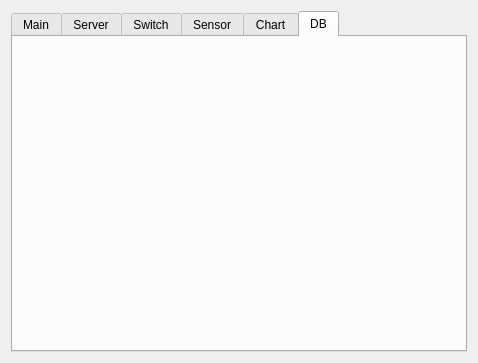
<?xml version="1.0" encoding="UTF-8"?>
<ui version="4.0">
 <class>MainWidget</class>
 <widget class="QWidget" name="MainWidget">
  <property name="geometry">
   <rect>
    <x>0</x>
    <y>0</y>
    <width>478</width>
    <height>363</height>
   </rect>
  </property>
  <property name="windowTitle">
   <string>MainWidget</string>
  </property>
  <layout class="QVBoxLayout" name="verticalLayout">
   <item>
    <widget class="QTabWidget" name="tabWidget">
     <property name="currentIndex">
      <number>5</number>
     </property>
     <widget class="QWidget" name="pTab1">
      <attribute name="title">
       <string>Main</string>
      </attribute>
     </widget>
     <widget class="QWidget" name="pTab2">
      <attribute name="title">
       <string>Server</string>
      </attribute>
     </widget>
     <widget class="QWidget" name="pTab3">
      <attribute name="title">
       <string>Switch</string>
      </attribute>
     </widget>
     <widget class="QWidget" name="pTab4">
      <attribute name="title">
       <string>Sensor</string>
      </attribute>
     </widget>
     <widget class="QWidget" name="pTab5">
      <attribute name="title">
       <string>Chart</string>
      </attribute>
     </widget>
     <widget class="QWidget" name="pTab6">
      <attribute name="title">
       <string>DB</string>
      </attribute>
     </widget>
    </widget>
   </item>
  </layout>
 </widget>
 <resources/>
 <connections/>
</ui>
